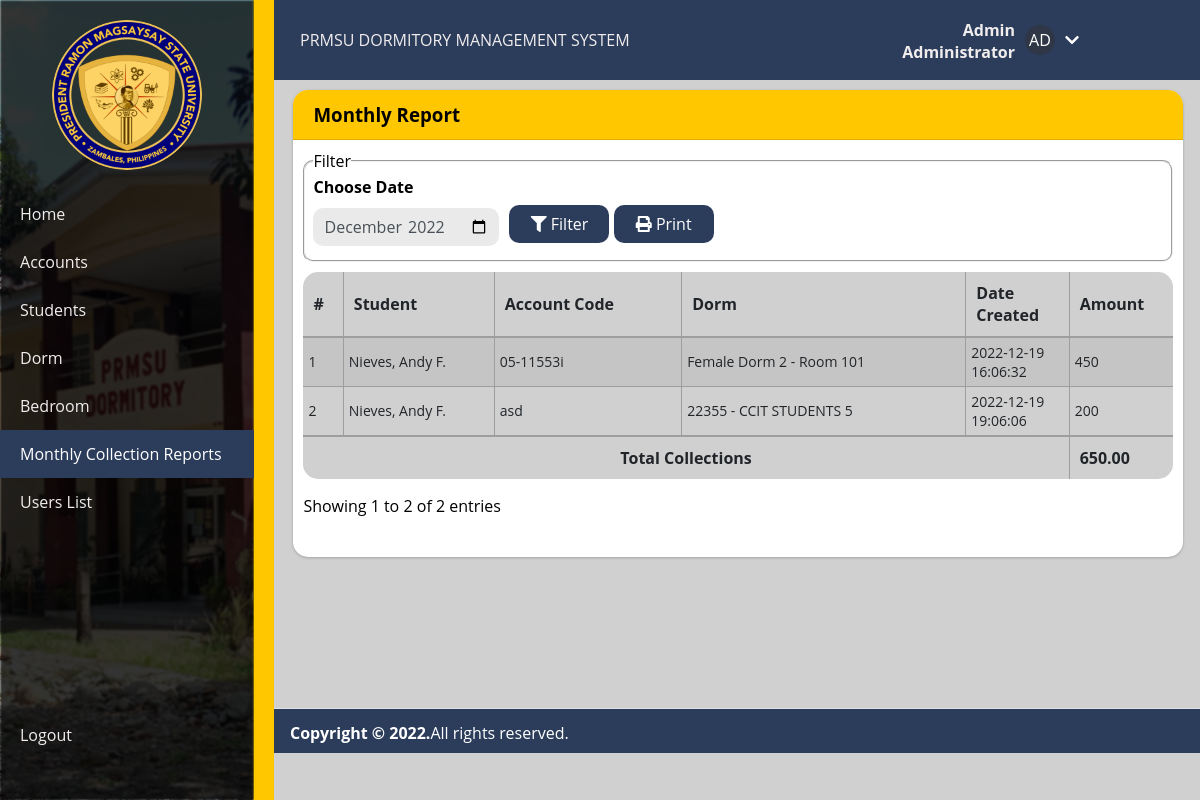
The page /admin/monthly_collection.php?month=2022-12 (signed in) on the database its author committed.
### tables this page shows
CREATE TABLE `user_meta` (
  `id` int(11) NOT NULL,
  `user_id` int(11) NOT NULL,
  `meta_key` text NOT NULL,
  `meta_value` text NOT NULL
);

CREATE TABLE `payment_list` (
  `id` int(40) NOT NULL,
  `account_id` int(40) NOT NULL,
  `month_of` varchar(10) NOT NULL,
  `amount` float(12,2) NOT NULL DEFAULT 0.00,
  `date_created` datetime NOT NULL DEFAULT current_timestamp(),
  `date_updated` datetime NOT NULL DEFAULT current_timestamp() ON UPDATE current_timestamp()
);

CREATE TABLE `student_list` (
  `id` int(40) NOT NULL,
  `code` varchar(100) NOT NULL,
  `firstname` text NOT NULL,
  `middlename` text NOT NULL,
  `lastname` text NOT NULL,
  `department` text NOT NULL,
  `birthdate` date DEFAULT NULL,
  `course` text NOT NULL,
  `gender` varchar(20) NOT NULL,
  `contact` text NOT NULL,
  `religion` text NOT NULL,
  `email` text NOT NULL,
  `address` text NOT NULL,
  `emergency_name` text NOT NULL,
  `emergency_contact` text NOT NULL,
  `emergency_address` text NOT NULL,
  `emergency_relation` text NOT NULL,
  `status` tinyint(1) NOT NULL DEFAULT 1,
  `delete_flag` tinyint(1) NOT NULL DEFAULT 0,
  `date_created` datetime NOT NULL DEFAULT current_timestamp(),
  `date_updated` datetime NOT NULL DEFAULT current_timestamp() ON UPDATE current_timestamp()
);

### classes/db_helper.php (called while the page is built, shortened)
<?php
class db {
    public  $conn;
    public $tblmeta = "user_meta";
    public function connect(){
        $this->dbname       = 'PRMSUdms_db';
        $this->dbhost       = 'localhost';
        $this->dbusername   = 'root';
        $this->dbpassword   = '';
        try{
            $this->conn = new PDO("mysql:host=$this->dbhost;dbname=$this->dbname;charset=utf8",$this->dbusername,$this->dbpassword);
            $this->conn->setAttribute(PDO::ATTR_ERRMODE, PDO::ERRMODE_EXCEPTION);
        }catch(PDOException $e){
            echo $e->getMessage();
        }
    }
    public function query($sql,$params=array()){
        $stmt   = $this->conn->prepare($sql);
        if(count($params)>0):
            foreach($params as $key => $value):
                $stmt->bindValue($key,$value);
            endforeach;
        endif;
        $stmt->execute();
        return $stmt->fetchAll(PDO::FETCH_OBJ);
    }
    public function get_user_meta($user_id, $meta_key){
        $value = array(":user_id"=>$user_id,":meta_key"=>$meta_key);
        $result = $this->query("SELECT meta_value FROM $this->tblmeta WHERE meta_key=:meta_key AND user_id=:user_id",$value);
        return count($result)==0 ? "" : $result[0]->meta_value;
    }
function encrypt($string) {
    $encrypt_method     = "AES-256-CBC";
    $key        = hash('sha256', SECRET_KEY);
    $iv         = substr(hash('sha256', SECRET_IV), 0, 16);
    $output         = openssl_encrypt($string, $encrypt_method, $key, 0, $iv);
    $output         = base64_encode($output);
    return $output;
}
}
$dbhelper = new db();
?>

### admin/monthly_collection.php (the view, shortened to what this page needs)
<?php
require_once('../config.php');
$month = $_GET['month'] ?? date("Y-m");
$collections = $dbhelper->query("SELECT
p.*,
s.code,
CONCAT(s.lastname, ', ', s.firstname, ' ', SUBSTR(s.middlename, 1,1), '.' ) as name,
CONCAT(d.name, ' - ', r.name) as dorm
FROM payment_list as p
    INNER JOIN student_list as s ON p.account_id = s.id
    INNER JOIN account_list as a ON s.id = a.student_id
    INNER JOIN room_list as r ON r.id = a.room_id
    INNER JOIN dorm_list as d ON r.dorm_id = d.id
    WHERE p.month_of =:month", array(':month' => $month));
$total = array_sum(array_column($collections, 'amount'));
?>
    <!DOCTYPE html>
    <html>
    <?php include '../inc/html-head.php' ?>
    <body>
        <div class="wrapper">
            <div class="section">
                <?php include '../inc/header.php'; ?>
            </div>
            <?php include '../inc/sidebar.php'; ?>
            <div class="content-wrapper" style="min-height:628.038px">
                <section class="content">
                    <div class="container">
                        <div class="card">
	                        <div class="card-header">
		                        <h3 class="card-title">Monthly Report</h3>
	                        </div>
	                        <div class="card-body">
		                        <div class="container-fluid mb-3">
                                    <fieldset class="px-2 py-1 border m-b">
                                        <legend class="w-auto px-3">Filter</legend>
                                        <div class="container-fluid">
                                            <form action="" id="filter-form">
                                                <div class="wrapper">
                                                    <div class="input-wrapper">
                                                            <div><span>Choose Date</span></div>
                                                            <input type="month" class="form-control form-control-sm rounded-0" name="month" id="month" value="<?= $month ?>" required="required">
                                                    </div>
                                                    <div class="action-buttons">
                                                        <button type="submit" class="btn btn-default"><i class="fa fa-filter"></i> Filter</button>
                                                        <a href="/admin/print_monthly_collection.php?month=<?= $month ?>" class="btn btn-default" target="_new"><i class="fa fa-print"></i> Print</a>
                                                    </div>
                                                </div>
                                            </form>
                                        </div>
                                    </fieldset>
		                        </div>
                                <div class="container-fluid" id="printout">
			                        <table class="table table-hover table-striped table-bordered no-pagination">
				                        <thead>
					                        <tr>
						                        <th>#</th>
						                        <th>Student</th>
						                        <th>Account Code</th>
						                        <th>Dorm</th>
                                                <th>Date Created</th>
						                        <th>Amount</th>
					                        </tr>
				                        </thead>
				                        <tbody>
					                        <?php foreach($collections as $key=>$collection): ?>
                                                <tr>
                                                    <td><?= ++$key ?></td>
                                                    <td><?= $collection->name ?></td>
                                                    <td><?= $collection->code ?></td>
                                                    <td><?= $collection->dorm ?></td>
                                                    <td><?= $collection->date_created ?></td>
                                                    <td><?= $collection->amount ?></td>
                                                </tr>
                                            <?php endforeach; ?>
				                        </tbody>
                                        <tfoot>
                                            <th class="py-1 text-center" style="padding: 10px !important;" colspan="5">Total Collections</th>
                                            <th class="py-1 text-right"><?= number_format($total, 2) ?></th>
                                        </tfoot>
			                        </table>
		                        </div>
	                        </div>
                        </div>
                    </div>
                </section>
            </div>
            <?php include '../inc/footer.php'; ?>
        </div>
    </body>
    </html>

### classes/utils.php (shortened to what this page needs)
<?php
    function profile_avatar($user) {
        global $ROOT_DIR;
        $initials = isset($user->first_name) ? substr(($user->first_name ?? ""), 0, 1).substr(($user->last_name ?? ""), 0, 1) : '?';
        if (!isset($user->profile_avatar) || empty($user->profile_avatar)) return "<div class='no-image'>$initials</div>";
        $is_exist = file_exists("$ROOT_DIR/img/avatars/$user->profile_avatar");
        return  $is_exist == 1 ? "<img class='profile-avatar-thumb' src='/img/avatars/$user->profile_avatar' />" : "<div class='no-image'>$initials</div>";
    }
?>

### css/header-footer.css (style rules this page uses)
.wrapper .section { width: calc(100% - 225px); margin-left: 225px; transition: all 0.5s ease; }

### rows shown on the page
user_meta: meta_value "AD"
payment_list: name "Nieves, Andy F.", student_list.code "05-11553i", dorm "Female Dorm 2 - Room 101", date_created "2022-12-19 16:06:32", amount "450"
payment_list: name "Nieves, Andy F.", student_list.code "asd", dorm "22355 - CCIT STUDENTS 5", date_created "2022-12-19 19:06:06", amount "200"

### other values the page prints
$_SESSION['username'] "Admin"
$user_types[$_SESSION['id']] "Administrator"
$total "650.00"
